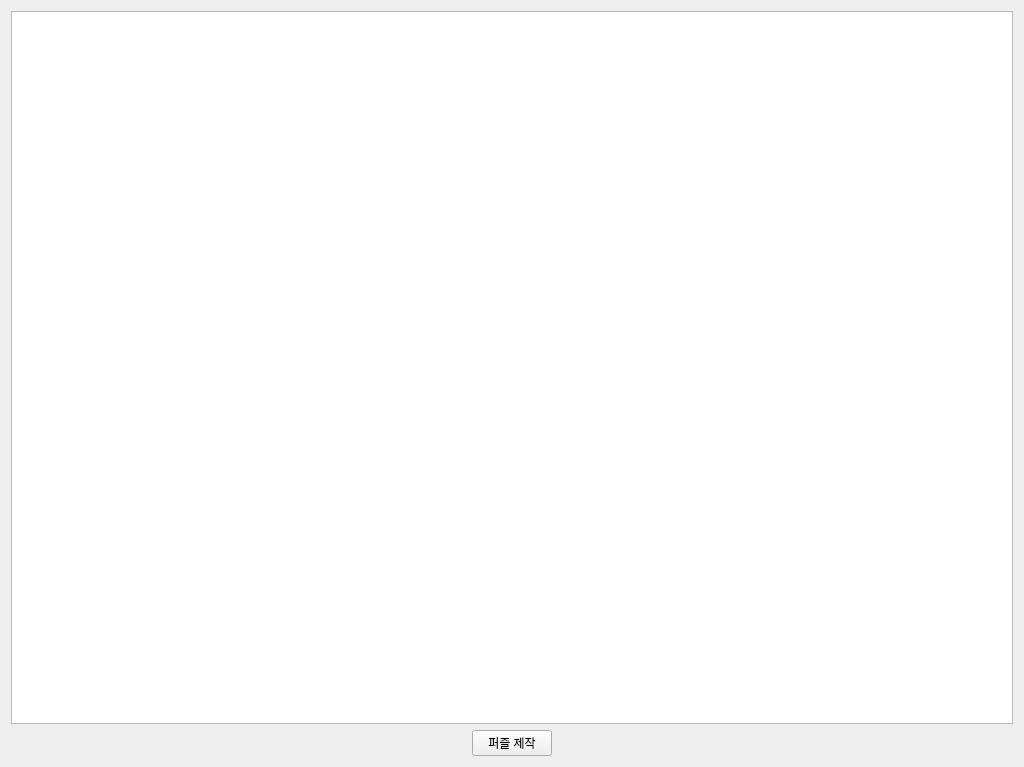
<?xml version="1.0" encoding="UTF-8"?>
<ui version="4.0">
 <class>make_puzzle_image</class>
 <widget class="QWidget" name="make_puzzle_image">
  <property name="geometry">
   <rect>
    <x>0</x>
    <y>0</y>
    <width>1024</width>
    <height>767</height>
   </rect>
  </property>
  <property name="windowTitle">
   <string>Form</string>
  </property>
  <layout class="QVBoxLayout" name="verticalLayout_3">
   <item>
    <layout class="QVBoxLayout" name="make_puzzle_main_layout_v" stretch="8,2">
     <item>
      <layout class="QVBoxLayout" name="capture_image_layout_v">
       <item>
        <widget class="QGraphicsView" name="capture_image_graphicsView"/>
       </item>
      </layout>
     </item>
     <item>
      <layout class="QHBoxLayout" name="make_puzzle_btn_layout_h">
       <item>
        <spacer name="btn_spacer_left">
         <property name="orientation">
          <enum>Qt::Horizontal</enum>
         </property>
         <property name="sizeHint" stdset="0">
          <size>
           <width>40</width>
           <height>20</height>
          </size>
         </property>
        </spacer>
       </item>
       <item>
        <widget class="QPushButton" name="make_puzzle_btn">
         <property name="text">
          <string>퍼즐 제작</string>
         </property>
        </widget>
       </item>
       <item>
        <spacer name="btn_spacer_right">
         <property name="orientation">
          <enum>Qt::Horizontal</enum>
         </property>
         <property name="sizeHint" stdset="0">
          <size>
           <width>40</width>
           <height>20</height>
          </size>
         </property>
        </spacer>
       </item>
      </layout>
     </item>
    </layout>
   </item>
  </layout>
 </widget>
 <resources/>
 <connections/>
</ui>
